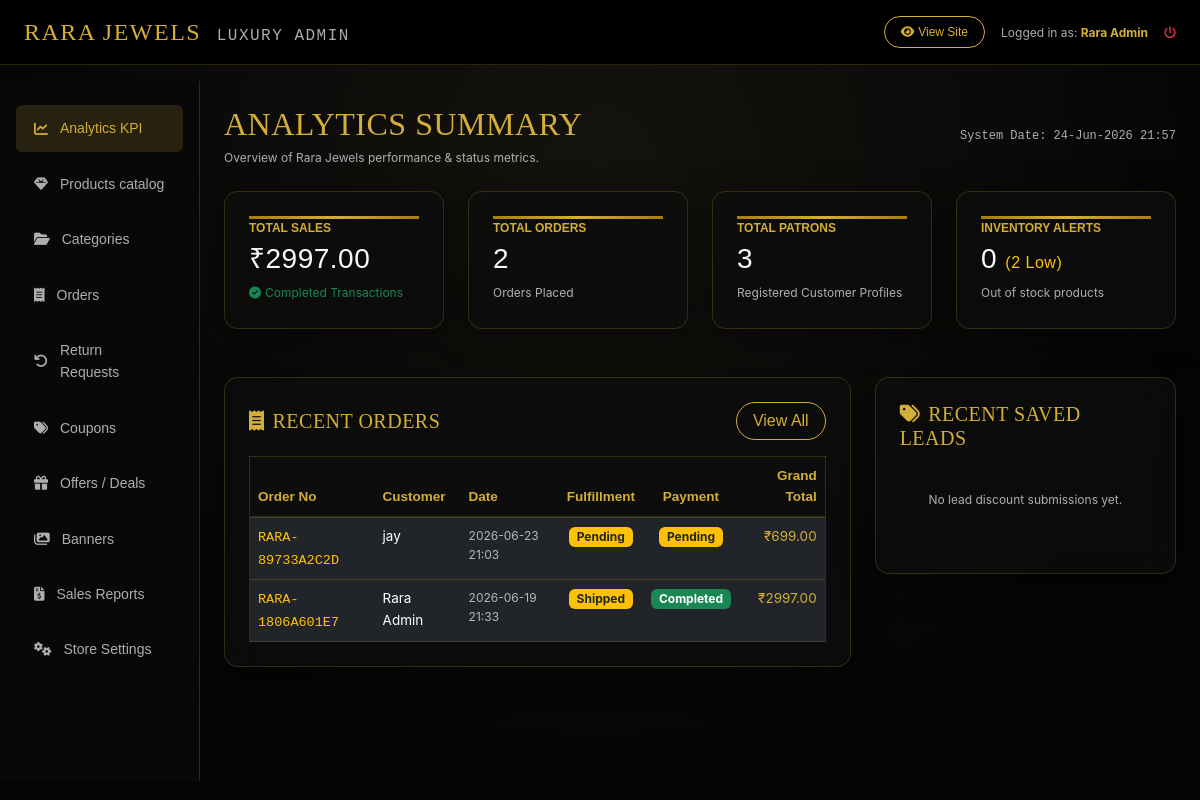
Page /luxury-admin/ (signed in) on the committed database.
### accounts/models.py (models this page shows, shortened)
class User(AbstractBaseUser, PermissionsMixin):
    email = models.EmailField(unique=True)
    name = models.CharField(max_length=255)
    mobile = models.CharField(max_length=15)
    is_active = models.BooleanField(default=True)
    is_staff = models.BooleanField(default=False)
    date_joined = models.DateTimeField(default=timezone.now)
    objects = CustomUserManager()
    USERNAME_FIELD = 'email'
    REQUIRED_FIELDS = ['name', 'mobile']

### shop/models.py (models this page shows, shortened)
class Order(models.Model):
    ORDER_STATUS_CHOICES = [
        ('pending', 'Pending'),
        ('processing', 'Processing'),
        ('shipped', 'Shipped'),
        ('delivered', 'Delivered'),
        ('cancelled', 'Cancelled'),
        ('returned', 'Returned')
    ]
    PAYMENT_STATUS_CHOICES = [
        ('pending', 'Pending'),
        ('completed', 'Completed'),
        ('failed', 'Failed'),
        ('refunded', 'Refunded')
    ]
    user = models.ForeignKey(settings.AUTH_USER_MODEL, on_delete=models.CASCADE, related_name='orders')
    order_number = models.CharField(max_length=100, unique=True)
    shipping_address = models.TextField()
    subtotal = models.DecimalField(max_digits=10, decimal_places=2)
    shipping_charge = models.DecimalField(max_digits=10, decimal_places=2)
    discount_amount = models.DecimalField(max_digits=10, decimal_places=2, default=0.00)
    coupon = models.ForeignKey(Coupon, on_delete=models.SET_NULL, null=True, blank=True)
    total_price = models.DecimalField(max_digits=10, decimal_places=2)
    payment_method = models.CharField(max_length=20, choices=[('cod', 'Cash On Delivery'), ('razorpay', 'Razorpay')])
    payment_status = models.CharField(max_length=20, default='pending', choices=PAYMENT_STATUS_CHOICES)
    order_status = models.CharField(max_length=20, default='pending', choices=ORDER_STATUS_CHOICES)
    razorpay_order_id = models.CharField(max_length=255, blank=True, null=True)
    razorpay_payment_id = models.CharField(max_length=255, blank=True, null=True)
    razorpay_signature = models.CharField(max_length=255, blank=True, null=True)
    created_at = models.DateTimeField(auto_now_add=True)
    updated_at = models.DateTimeField(auto_now=True)

### shop/admin_views.py (the view)
# urls.py: path('luxury-admin/', admin_views.admin_dashboard_view, name='admin_dashboard'),
@superuser_required
def admin_dashboard_view(request):
    orders = Order.objects.all()
    completed_orders = orders.filter(payment_status='completed')
    total_sales = completed_orders.aggregate(total=Sum('total_price'))['total'] or 0.00
    total_orders = orders.count()
    total_customers = User.objects.filter(is_superuser=False).count()
    out_of_stock = Product.objects.filter(stock=0).count()
    low_stock = Product.objects.filter(stock__gt=0, stock__lte=5).count()
    recent_orders = orders.order_by('-created_at')[:5]
    recent_leads = CustomerDiscountLead.objects.order_by('-created_at')[:5]
    context = {
        'total_sales': total_sales,
        'total_orders': total_orders,
        'total_customers': total_customers,
        'out_of_stock': out_of_stock,
        'low_stock': low_stock,
        'recent_orders': recent_orders,
        'recent_leads': recent_leads,
    }
    return render(request, 'admin_dashboard/dashboard.html', context)

### templates/admin_dashboard/dashboard.html (shortened to what this page needs)
{% extends 'admin_dashboard/base_admin.html' %}
{% load static %}
{% block admin_content %}
<div class="d-flex justify-content-between align-items-center mb-4">
    <div>
        <h2 class="playfair-font text-gold mb-1">ANALYTICS SUMMARY</h2>
        <p class="text-xs text-light-dim mb-0">Overview of Rara Jewels performance & status metrics.</p>
    </div>
    <div class="text-xs text-light-dim font-monospace">
        System Date: {% now "d-M-Y H:i" %}
    </div>
</div>
<div class="row g-4 mb-5">
    <div class="col-xl-3 col-sm-6">
        <div class="glass-card p-4 text-start h-100 relative overflow-hidden">
            <div class="gold-gradient-border-top"></div>
            <span class="small-lettering text-gold mb-1 d-block text-xs">Total Sales</span>
            <h3 class="font-semibold text-light mb-1 mt-1">₹{{ total_sales|floatformat:2 }}</h3>
            <span class="text-xs text-success"><i class="fa-solid fa-circle-check me-1"></i>Completed Transactions</span>
        </div>
    </div>
    <div class="col-xl-3 col-sm-6">
        <div class="glass-card p-4 text-start h-100 relative overflow-hidden">
            <div class="gold-gradient-border-top"></div>
            <span class="small-lettering text-gold mb-1 d-block text-xs">Total Orders</span>
            <h3 class="font-semibold text-light mb-1 mt-1">{{ total_orders }}</h3>
            <span class="text-xs text-light-dim">Orders Placed</span>
        </div>
    </div>
    <div class="col-xl-3 col-sm-6">
        <div class="glass-card p-4 text-start h-100 relative overflow-hidden">
            <div class="gold-gradient-border-top"></div>
            <span class="small-lettering text-gold mb-1 d-block text-xs">Total Patrons</span>
            <h3 class="font-semibold text-light mb-1 mt-1">{{ total_customers }}</h3>
            <span class="text-xs text-light-dim">Registered Customer Profiles</span>
        </div>
    </div>
    <div class="col-xl-3 col-sm-6">
        <div class="glass-card p-4 text-start h-100 relative overflow-hidden">
            <div class="gold-gradient-border-top"></div>
            <span class="small-lettering text-gold mb-1 d-block text-xs">Inventory Alerts</span>
            <h3 class="font-semibold text-light mb-1 mt-1 text-danger">
                {{ out_of_stock }} <span class="fs-6 text-warning font-normal">({{ low_stock }} Low)</span>
            </h3>
            <span class="text-xs text-light-dim">Out of stock products</span>
        </div>
    </div>
</div>
<div class="row g-4">
    <div class="col-lg-8">
        <div class="glass-card p-4">
            <div class="d-flex justify-content-between align-items-center mb-3">
                <h5 class="playfair-font text-gold mb-0"><i class="fa-solid fa-receipt me-2"></i>RECENT ORDERS</h5>
                <a href="{% url 'shop:admin_orders' %}" class="btn btn-xs btn-outline-gold rounded-pill px-3">View All</a>
            </div>
            {% if recent_orders %}
            <div class="table-responsive">
                <table class="table table-dark table-luxury m-0 text-sm">
                    <thead>
                        <tr>
                            <th>Order No</th>
                            <th>Customer</th>
                            <th>Date</th>
                            <th class="text-center">Fulfillment</th>
                            <th class="text-center">Payment</th>
                            <th class="text-end">Grand Total</th>
                        </tr>
                    </thead>
                    <tbody>
                        {% for order in recent_orders %}
                        <tr>
                            <td>
                                <a href="{% url 'shop:admin_order_detail' order.order_number %}" class="font-monospace text-warning font-semibold">{{ order.order_number }}</a>
                            </td>
                            <td>{{ order.user.name }}</td>
                            <td class="text-xs text-light-dim">{{ order.created_at|date:"Y-m-d H:i" }}</td>
                            <td class="text-center">
                                <span class="badge {% if order.order_status == 'delivered' %}bg-success{% elif order.order_status == 'cancelled' %}bg-danger{% else %}bg-warning text-dark{% endif %} px-2 py-1 text-xs">
                                    {{ order.get_order_status_display }}
                                </span>
                            </td>
                            <td class="text-center">
                                <span class="badge {% if order.payment_status == 'completed' %}bg-success{% elif order.payment_status == 'failed' %}bg-danger{% else %}bg-warning text-dark{% endif %} px-2 py-1 text-xs">
                                    {{ order.get_payment_status_display }}
                                </span>
                            </td>
                            <td class="text-end font-semibold text-gold">₹{{ order.total_price }}</td>
                        </tr>
                        {% endfor %}
                    </tbody>
                </table>
            </div>
            {% else %}
            <p class="text-light-dim text-xs py-4 text-center">No orders placed recently.</p>
            {% endif %}
        </div>
    </div>
    <div class="col-lg-4">
        <div class="glass-card p-4">
            <h5 class="playfair-font text-gold mb-3"><i class="fa-solid fa-tags me-2"></i>RECENT SAVED LEADS</h5>
            {% if recent_leads %}
            <div class="d-flex flex-column gap-3">
                {% for lead in recent_leads %}
                <div class="bg-black p-3 rounded border border-gold-dim border-opacity-20 text-xs">
                    <div class="d-flex justify-content-between mb-1">
                        <strong class="text-light">{{ lead.name }}</strong>
                        <span class="text-light-dim text-opacity-50">{{ lead.created_at|date:"d-b" }}</span>
                    </div>
                    <span class="text-light-dim d-block mb-1">Email: {{ lead.email }}</span>
                    <span class="text-light-dim d-block mb-1">Mobile: {{ lead.mobile }}</span>
                    <span class="text-success font-semibold">Generated Coupon: {{ lead.coupon_code }}</span>
                </div>
                {% endfor %}
            </div>
            {% else %}
            <p class="text-light-dim text-xs py-4 text-center">No lead discount submissions yet.</p>
            {% endif %}
        </div>
    </div>
</div>
{% endblock %}

### templates/admin_dashboard/base_admin.html (shortened to what this page needs)
{% load static %}
<!DOCTYPE html>
<html lang="en">
<head>
    <link href="https://cdn.jsdelivr.net/npm/bootstrap@5.3.0/dist/css/bootstrap.min.css" rel="stylesheet">
    <link rel="stylesheet" href="https://cdnjs.cloudflare.com/ajax/libs/font-awesome/6.4.0/css/all.min.css">
    <link rel="stylesheet" href="{% static 'css/style.css' %}">
</head>
<body class="luxury-bg">
    <nav class="navbar navbar-expand-lg bg-black border-bottom border-gold-dim sticky-top py-2">
        <div class="container-fluid px-4">
            <a class="navbar-brand text-gold playfair-font fs-4 tracking-wide" href="{% url 'shop:admin_dashboard' %}">
                RARA JEWELS <span class="fs-6 text-light-dim font-monospace ms-2">LUXURY ADMIN</span>
            </a>
            <div class="d-flex align-items-center gap-3">
                <a href="{% url 'shop:home' %}" class="btn btn-xs btn-outline-gold rounded-pill px-3 text-xs"><i class="fa-solid fa-eye me-1"></i>View Site</a>
                <span class="text-xs text-light-dim">Logged in as: <strong class="text-gold">{{ user.name }}</strong></span>
                <a href="{% url 'accounts:logout' %}" class="text-danger text-xs hover-text-gold"><i class="fa-solid fa-power-off"></i></a>
            </div>
        </div>
    </nav>
    <div class="container-fluid px-0">
        <div class="row g-0">
            <div class="col-md-3 col-lg-2 admin-sidebar py-4 px-3">
                <div class="nav flex-column gap-1">
                    <a class="admin-nav-link" href="{% url 'shop:admin_dashboard' %}" id="nav-dashboard">
                        <i class="fa-solid fa-chart-line"></i>Analytics KPI
                    </a>
                    <a class="admin-nav-link" href="{% url 'shop:admin_products' %}" id="nav-products">
                        <i class="fa-solid fa-gem"></i>Products catalog
                    </a>
                    <a class="admin-nav-link" href="{% url 'shop:admin_categories' %}" id="nav-categories">
                        <i class="fa-solid fa-folder-open"></i>Categories
                    </a>
                    <a class="admin-nav-link" href="{% url 'shop:admin_orders' %}" id="nav-orders">
                        <i class="fa-solid fa-receipt"></i>Orders
                    </a>
                    <a class="admin-nav-link" href="{% url 'shop:admin_returns' %}" id="nav-returns">
                        <i class="fa-solid fa-arrow-rotate-left"></i>Return Requests
                    </a>
                    <a class="admin-nav-link" href="{% url 'shop:admin_coupons' %}" id="nav-coupons">
                        <i class="fa-solid fa-tags"></i>Coupons
                    </a>
                    <a class="admin-nav-link" href="{% url 'shop:admin_offers' %}" id="nav-offers">
                        <i class="fa-solid fa-gift"></i>Offers / Deals
                    </a>
                    <a class="admin-nav-link" href="{% url 'shop:admin_banners' %}" id="nav-banners">
                        <i class="fa-solid fa-images"></i>Banners
                    </a>
                    <a class="admin-nav-link" href="{% url 'shop:admin_reports' %}" id="nav-reports">
                        <i class="fa-solid fa-file-invoice-dollar"></i>Sales Reports
                    </a>
                    <a class="admin-nav-link" href="{% url 'shop:admin_settings' %}" id="nav-settings">
                        <i class="fa-solid fa-gears"></i>Store Settings
                    </a>
                </div>
            </div>
            <div class="col-md-9 col-lg-10 p-4">
                {% block admin_content %}{% endblock %}
            </div>
        </div>
    </div>
</body>
</html>

### rows in the picture
User: name "Rara Admin"
Order: order_number "RARA-89733A2C2D", user.name "jay", created_at "2026-06-23 21:03", order_status "Pending", payment_status "Pending", total_price "699.00"
Order: order_number "RARA-1806A601E7", user.name "Rara Admin", created_at "2026-06-19 21:33", order_status "Shipped", payment_status "Completed", total_price "2997.00"

### other values in the picture
{{ total_sales|floatformat:2 }} "2997.00"
{{ total_orders }} "2"
{{ total_customers }} "3"
{{ out_of_stock }} "0"
{{ low_stock }} "2"
